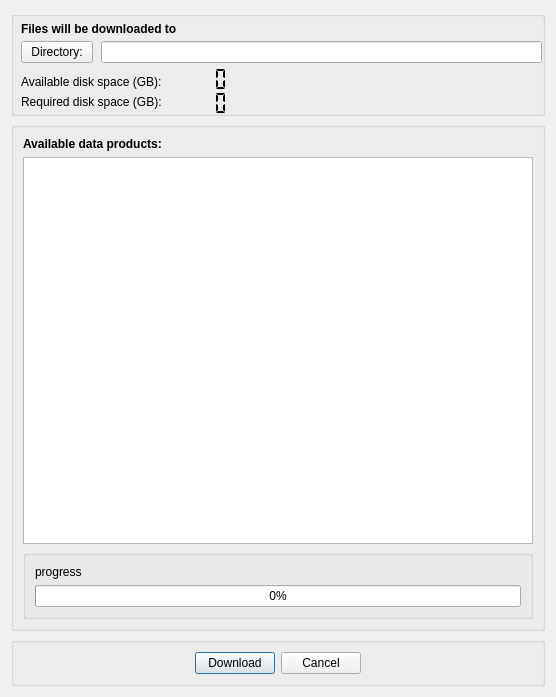
<?xml version="1.0" encoding="UTF-8"?>
<ui version="4.0">
 <class>FileOrientedDownloader</class>
 <widget class="QDialog" name="FileOrientedDownloader">
  <property name="geometry">
   <rect>
    <x>0</x>
    <y>0</y>
    <width>556</width>
    <height>697</height>
   </rect>
  </property>
  <property name="windowTitle">
   <string>RSIG3D File Oriented Downloader</string>
  </property>
  <layout class="QVBoxLayout" name="verticalLayout">
   <item>
    <widget class="QGroupBox" name="groupBox">
     <property name="sizePolicy">
      <sizepolicy hsizetype="Preferred" vsizetype="Fixed">
       <horstretch>0</horstretch>
       <verstretch>0</verstretch>
      </sizepolicy>
     </property>
     <property name="minimumSize">
      <size>
       <width>0</width>
       <height>105</height>
      </size>
     </property>
     <property name="title">
      <string/>
     </property>
     <widget class="QToolButton" name="fileDownloaderDirButton">
      <property name="geometry">
       <rect>
        <x>10</x>
        <y>30</y>
        <width>72</width>
        <height>22</height>
       </rect>
      </property>
      <property name="minimumSize">
       <size>
        <width>72</width>
        <height>22</height>
       </size>
      </property>
      <property name="maximumSize">
       <size>
        <width>72</width>
        <height>20</height>
       </size>
      </property>
      <property name="text">
       <string>Directory:</string>
      </property>
     </widget>
     <widget class="QLineEdit" name="fileDownloaderDirLineEdit">
      <property name="geometry">
       <rect>
        <x>90</x>
        <y>30</y>
        <width>441</width>
        <height>22</height>
       </rect>
      </property>
      <property name="sizePolicy">
       <sizepolicy hsizetype="Expanding" vsizetype="Fixed">
        <horstretch>0</horstretch>
        <verstretch>0</verstretch>
       </sizepolicy>
      </property>
      <property name="minimumSize">
       <size>
        <width>300</width>
        <height>22</height>
       </size>
      </property>
      <property name="maximumSize">
       <size>
        <width>1024</width>
        <height>22</height>
       </size>
      </property>
     </widget>
     <widget class="QLabel" name="label">
      <property name="geometry">
       <rect>
        <x>10</x>
        <y>10</y>
        <width>371</width>
        <height>16</height>
       </rect>
      </property>
      <property name="text">
       <string>&lt;b&gt;Files will be downloaded to&lt;/b&gt;</string>
      </property>
     </widget>
     <widget class="QLabel" name="label_2">
      <property name="geometry">
       <rect>
        <x>10</x>
        <y>60</y>
        <width>171</width>
        <height>21</height>
       </rect>
      </property>
      <property name="text">
       <string>Available disk space (GB):</string>
      </property>
     </widget>
     <widget class="QLCDNumber" name="fileDownloaderAvailableSpace">
      <property name="geometry">
       <rect>
        <x>160</x>
        <y>56</y>
        <width>64</width>
        <height>24</height>
       </rect>
      </property>
      <property name="frameShape">
       <enum>QFrame::NoFrame</enum>
      </property>
      <property name="frameShadow">
       <enum>QFrame::Plain</enum>
      </property>
      <property name="numDigits">
       <number>4</number>
      </property>
      <property name="segmentStyle">
       <enum>QLCDNumber::Flat</enum>
      </property>
     </widget>
     <widget class="QLabel" name="label_4">
      <property name="geometry">
       <rect>
        <x>10</x>
        <y>80</y>
        <width>171</width>
        <height>21</height>
       </rect>
      </property>
      <property name="text">
       <string>Required disk space (GB):</string>
      </property>
     </widget>
     <widget class="QLCDNumber" name="fileDownloaderRequiredSpace">
      <property name="geometry">
       <rect>
        <x>160</x>
        <y>80</y>
        <width>64</width>
        <height>24</height>
       </rect>
      </property>
      <property name="frameShape">
       <enum>QFrame::NoFrame</enum>
      </property>
      <property name="frameShadow">
       <enum>QFrame::Plain</enum>
      </property>
      <property name="smallDecimalPoint">
       <bool>false</bool>
      </property>
      <property name="numDigits">
       <number>4</number>
      </property>
      <property name="segmentStyle">
       <enum>QLCDNumber::Flat</enum>
      </property>
     </widget>
    </widget>
   </item>
   <item>
    <widget class="QGroupBox" name="groupBox_2">
     <property name="title">
      <string/>
     </property>
     <layout class="QVBoxLayout" name="verticalLayout_2">
      <item>
       <widget class="QLabel" name="label_3">
        <property name="text">
         <string>&lt;b&gt;Available data products:&lt;/b&gt;</string>
        </property>
       </widget>
      </item>
      <item>
       <widget class="QListWidget" name="fileDownloaderListWidget">
        <property name="sizePolicy">
         <sizepolicy hsizetype="Expanding" vsizetype="Expanding">
          <horstretch>0</horstretch>
          <verstretch>0</verstretch>
         </sizepolicy>
        </property>
       </widget>
      </item>
      <item>
       <widget class="QGroupBox" name="groupBox_4">
        <property name="sizePolicy">
         <sizepolicy hsizetype="Preferred" vsizetype="Fixed">
          <horstretch>0</horstretch>
          <verstretch>0</verstretch>
         </sizepolicy>
        </property>
        <property name="minimumSize">
         <size>
          <width>0</width>
          <height>40</height>
         </size>
        </property>
        <property name="title">
         <string/>
        </property>
        <layout class="QVBoxLayout" name="verticalLayout_3">
         <item>
          <widget class="QLabel" name="fileDownloaderStatus">
           <property name="text">
            <string>progress</string>
           </property>
          </widget>
         </item>
         <item>
          <widget class="QProgressBar" name="fileDownloaderProgressBar">
           <property name="value">
            <number>0</number>
           </property>
           <property name="invertedAppearance">
            <bool>false</bool>
           </property>
          </widget>
         </item>
        </layout>
       </widget>
      </item>
     </layout>
    </widget>
   </item>
   <item>
    <widget class="QGroupBox" name="groupBox_3">
     <property name="sizePolicy">
      <sizepolicy hsizetype="Preferred" vsizetype="Fixed">
       <horstretch>0</horstretch>
       <verstretch>0</verstretch>
      </sizepolicy>
     </property>
     <property name="minimumSize">
      <size>
       <width>0</width>
       <height>39</height>
      </size>
     </property>
     <property name="title">
      <string/>
     </property>
     <layout class="QHBoxLayout" name="horizontalLayout">
      <item>
       <spacer name="horizontalSpacer">
        <property name="orientation">
         <enum>Qt::Horizontal</enum>
        </property>
        <property name="sizeHint" stdset="0">
         <size>
          <width>40</width>
          <height>20</height>
         </size>
        </property>
       </spacer>
      </item>
      <item>
       <widget class="QPushButton" name="fileDownloaderDownloadButton">
        <property name="maximumSize">
         <size>
          <width>100</width>
          <height>16777215</height>
         </size>
        </property>
        <property name="text">
         <string>Download</string>
        </property>
       </widget>
      </item>
      <item>
       <widget class="QPushButton" name="fileDownloaderCancelButton">
        <property name="maximumSize">
         <size>
          <width>100</width>
          <height>16777215</height>
         </size>
        </property>
        <property name="text">
         <string>Cancel</string>
        </property>
       </widget>
      </item>
      <item>
       <spacer name="horizontalSpacer_2">
        <property name="orientation">
         <enum>Qt::Horizontal</enum>
        </property>
        <property name="sizeHint" stdset="0">
         <size>
          <width>40</width>
          <height>20</height>
         </size>
        </property>
       </spacer>
      </item>
     </layout>
    </widget>
   </item>
  </layout>
 </widget>
 <resources/>
 <connections/>
 <designerdata>
  <property name="gridDeltaX">
   <number>10</number>
  </property>
  <property name="gridDeltaY">
   <number>10</number>
  </property>
  <property name="gridSnapX">
   <bool>true</bool>
  </property>
  <property name="gridSnapY">
   <bool>false</bool>
  </property>
  <property name="gridVisible">
   <bool>true</bool>
  </property>
 </designerdata>
</ui>
